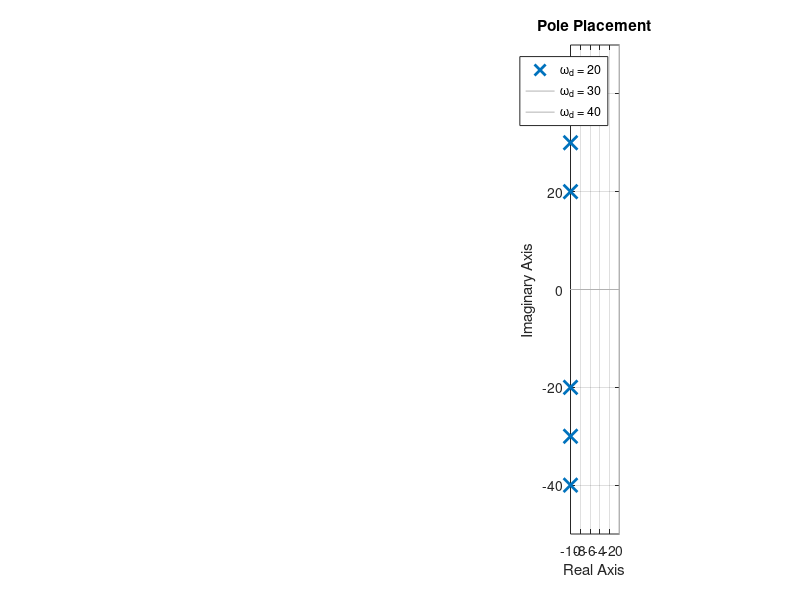

Write the MATLAB code that produced this figure.
clc; clear; close all

wd = 20; zwn= 10;
wn = sqrt(wd^2+zwn^2); z = zwn/wn;
GS1 = tf(wn^2,[1 2*z*wn wn^2])

wd = 30; zwn= 10;
wn = sqrt(wd^2+zwn^2); z = zwn/wn;
GS2 = tf(wn^2,[1 2*z*wn wn^2])

wd = 40; zwn= 10;
wn = sqrt(wd^2+zwn^2); z = zwn/wn;
GS3 = tf(wn^2,[1 2*z*wn wn^2])

figure(1); set(gcf,'units','normalized','outerposition',[0 0 1 1],'color','w','Name','Apple');

subplot(1,2,1); hold on
step(GS1)
step(GS2)
step(GS3)
grid on; title('Time Response')
axis equal; axis([0 0.6 0 1.5])
legend('\omega_d = 20','\omega_d = 30','\omega_d = 40')

subplot(1,2,2); hold on
pzmap(GS1)
pzmap(GS2)
pzmap(GS3)
grid on; title('Pole Placement')
axis([-10 0 -50 50]); axis equal
legend('\omega_d = 20','\omega_d = 30','\omega_d = 40')
